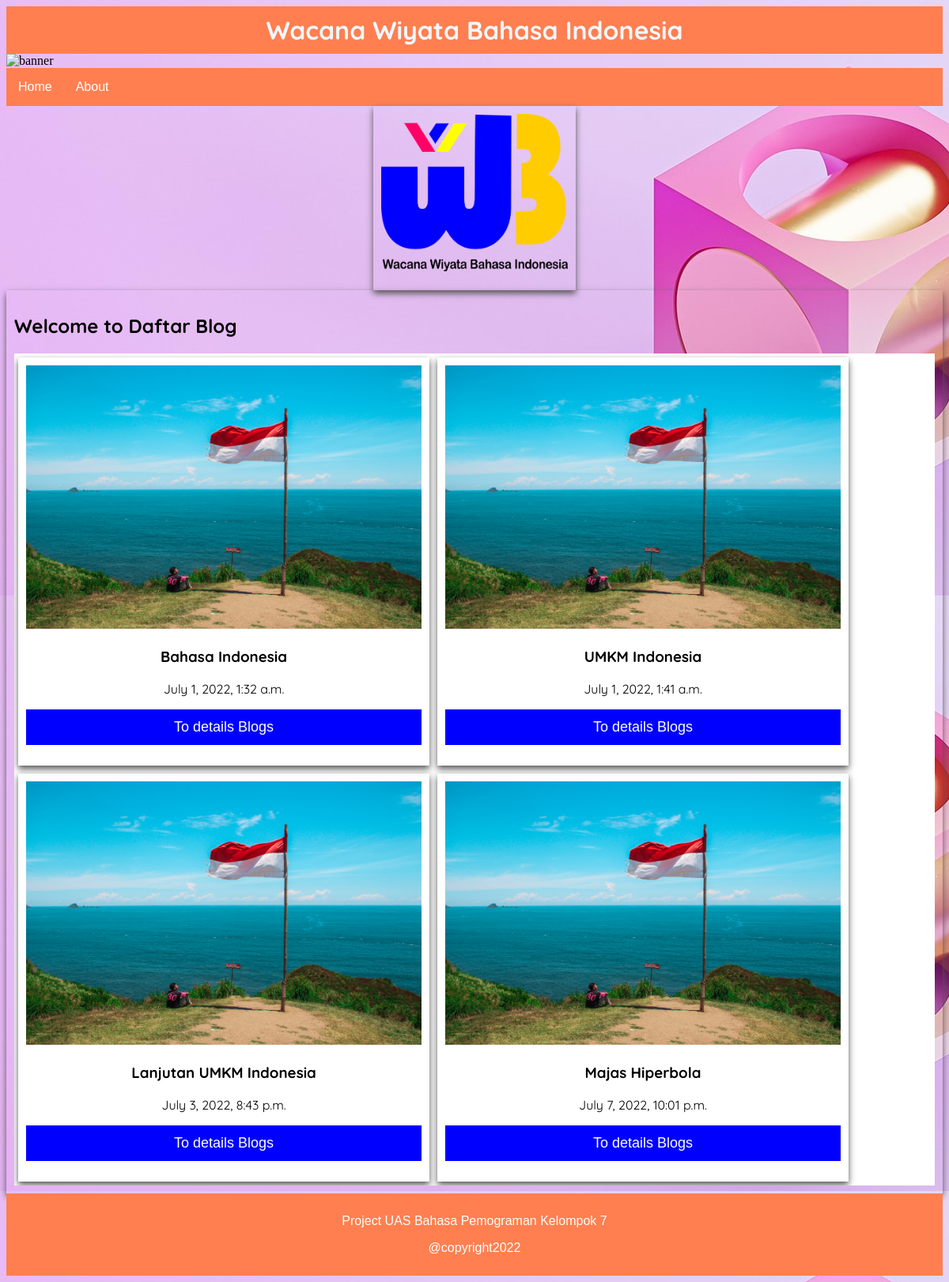
/list_blogs/, run on the app's committed database.
### list_blogs/models.py (models this page shows)
class ListBlog(models.Model):
    title = models.CharField(max_length=100)
    desc = models.TextField()
    desc1 = models.TextField()
    desc2 = models.TextField()
    desc3 = models.TextField()
    desc5 = models.TextField()
    created_at = models.DateTimeField(auto_now_add=True)

### list_blogs/views.py (the view)
# urls.py: path('', views.index)
def index(request):
    blogs = ListBlog.objects.all()
    context = {
        'judul' : 'Wacana Wiyata Bahasa Indonesia',
        'subjudul' : 'Daftar Blog',
        'banner': 'list-blogs/img/blog.jpg',
        'logo' : 'list-blogs/img/logo.jpg',
        'content' : 'img/logo-web.png',
        'blogs': blogs,
        'nav' : [
            ['/','Home'],
            ['/about','About']
        ]
    }
    return render(request, 'base.html', context)

### templates/base.html (shortened to what this page needs)
{% load static %}
<!DOCTYPE html>
<html lang="en">
<head>
    <link rel="stylesheet" href="{% static "css/styles.css" %}">
</head>
<body>
    <header>
            <h1> {{ judul }} </h1>
            <img id="banner" src="{% static banner %}" alt="banner">
        <nav>
            <ul>
                    {% for link,name in nav %}
                        <li>
                            <a href="{{ link }}">{{ name }}</a>
                        </li>
                    {% endfor %}
            </ul>
        </nav>
    </header>
    <div class="logo-content">
        <img src="{% static content %}" alt="logo-content">
    </div>
    <div class="content">
        <section>
                <h2> Welcome to {{ subjudul }}</h2>
        </section>
        <ul>
                {% for blog in blogs %}
                <li>
                    <div class="card">
                        <img src="{% static logo %}" alt="logo">
                        <h3>{{ blog.title }}</h3>
                        <p>{{ blog.created_at }}</p>
                        <p><a href="/detail?id={{ blog.id }}"><button>To details Blogs</button></a></p>
                    </div>
                </li>
                {% endfor %}
        </ul>
    </div>
</body>
<footer>
    <p>Project UAS Bahasa Pemograman Kelompok 7</p>
    <p>@copyright2022</p>
</footer>
</html>

### static/css/styles.css (style rules this page uses)
header { margin: 0; }
#banner { width: 100%; }
h1 { color: #555; font-family: Arial, Helvetica, sans-serif; padding: 10px 10px; margin: 0; background-color: coral; }
nav ul { background-color: coral; list-style: none; overflow: hidden; margin: 0; padding: 0; }
nav li { float: right; }
nav a { color: #fff; display: block; font-family: Arial, Helvetica, sans-serif; padding: 10px 10px; text-decoration: none; }
ul { background-color: #fff; list-style: none; overflow: hidden; margin: 0; padding: 0; }
li { padding: 5px; float: left; }
.card { box-shadow: 0 4px 8px 0 #555; margin: auto; max-width: 400px; font-family: Arial, Helvetica, sans-serif; text-align: center; list-style: none; padding: 10px 10px; overflow: hidden; }
.card img { object-fit: cover; width: 100%; height: 100%; }
.card button { border: none; outline: 0; padding: 12px; color: #fff; background-color: blue; text-align: center; cursor: pointer; width: 100%; font-size: 18px; }
body { background-image: url(static/img/home.jpg); }
footer { background-color: coral; color: #fff; padding: 2px; margin: 0; text-align: center; padding: 10px 10px; overflow: hidden; }
footer p { font-family: Arial, Helvetica, sans-serif; font-size: medium; }

### templates/base.html (style rules this page uses)
.card img { object-fit: cover; width: 100%; height: 100%; }
nav li { float: left; }
.content { box-shadow: 0 4px 8px 0 #555; margin: auto; max-width: 100%; font-family: 'Quicksand', sans-serif; text-align: justify; list-style: none; padding: 10px 10px; overflow: hidden; }
.logo-content { box-shadow: 0 4px 8px 0 #555; margin: auto; max-width: 20%; font-family: 'Quicksand', sans-serif; text-align: justify; list-style: none; padding: 20px 10px; overflow: hidden; padding-top: 10px; }
.logo-content img { object-fit: cover; width: 100%; height: 100%; }
.card { box-shadow: 0 4px 8px 0 #555; margin: auto; max-width: 500px; font-family: 'Quicksand', sans-serif; text-align: center; list-style: none; padding: 10px 10px; overflow: hidden; }
header h1 { font-family: 'Quicksand', sans-serif; color: aliceblue; text-align: center; }

### data on the page
ListBlog: title "Bahasa Indonesia", created_at "July 1, 2022, 1:32 a.m."
ListBlog: title "UMKM Indonesia", created_at "July 1, 2022, 1:41 a.m."
ListBlog: title "Lanjutan UMKM Indonesia", created_at "July 3, 2022, 8:43 p.m."
ListBlog: title "Majas Hiperbola", created_at "July 7, 2022, 10:01 p.m."

### other printed values
{{ judul }} "Wacana Wiyata Bahasa Indonesia"
{{ name }} "Home" "About"
{{ subjudul }} "Daftar Blog"
